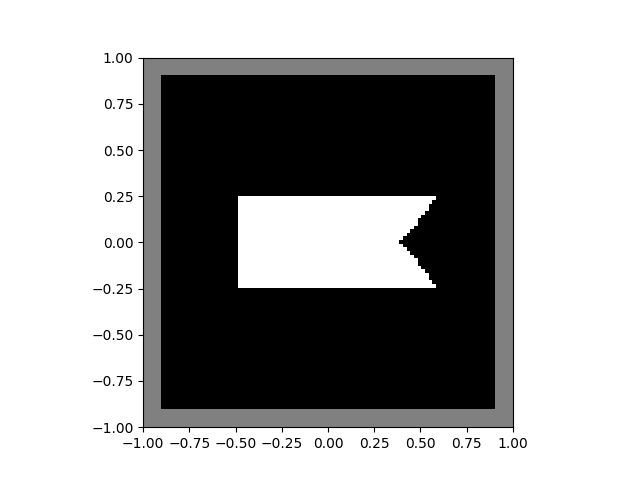
#> input picture Module 5. Arrays/5.3 Graphical representation of two-dimensional arrays/Fig_5_3.png, 640 x 480 px, found by its file name
$ python '7.6 V7.py'
#> lines starting #> are read from the running program, lines starting #| are printed output that depends on the picture
import numpy as np
from matplotlib import pyplot as plt

plt.close('all')
N = 81
x = np.linspace(-4, 4, N)
X, Y = np.meshgrid(x, x)
Z = np.zeros((N, N))
# задання висоти поверхні по ділянкам
SQ = np.sqrt(X ** 2 + Y ** 2)
C1 = SQ < 2
F1 = 2 - SQ
Z[C1] = F1[C1]
C2 = SQ < 1
F2 = 1 + np.cos(np.pi * SQ / 2)
Z[C2] = F2[C2]
# створення графічного вікна вдвічі ширшим за висоту
fig = plt.figure(figsize=plt.figaspect(0.5))
# побудува графіка поверхні
ax1 = fig.add_subplot(1, 2, 1, projection='3d')
surf = ax1.plot_surface(X, Y, Z, rstride=1, cstride=1,
                        antialiased=False, cmap='hsv')
ax1.set_zlim(-0.01, 2.01)
fig.colorbar(surf, shrink=0.5, aspect=10)
img = plt.imread('Fig_5_3.png')
#> img is the input picture: shape (480, 640, 4) float32; mean R, G, B, A 0.641, 0.641, 0.641, 1
ax2 = fig.add_subplot(1, 2, 2)
ax2.imshow(img)

plt.show()
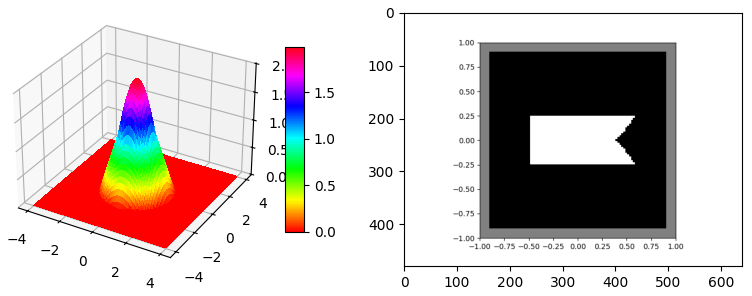
#> figure drawn by matplotlib, 3 panels

$ run again, with Module 5. Arrays/5.3 Graphical representation of two-dimensional arrays/FigExample_5_3.png copied over Module 5. Arrays/5.3 Graphical representation of two-dimensional arrays/Fig_5_3.png
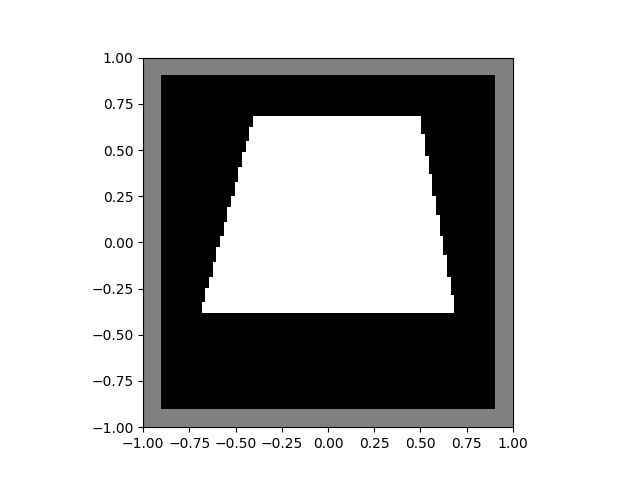
#> input picture Module 5. Arrays/5.3 Graphical representation of two-dimensional arrays/FigExample_5_3.png, 640 x 480 px, found by its file name
#> img is the input picture: shape (480, 640, 3) float32; min 0, max 1, mean 0.722
#> `plt.show()`:
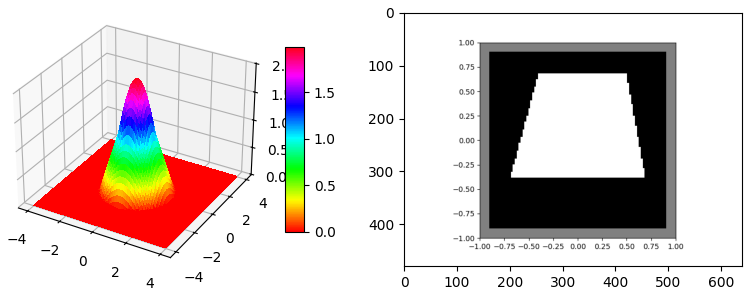
#> figure drawn by matplotlib, 3 panels
